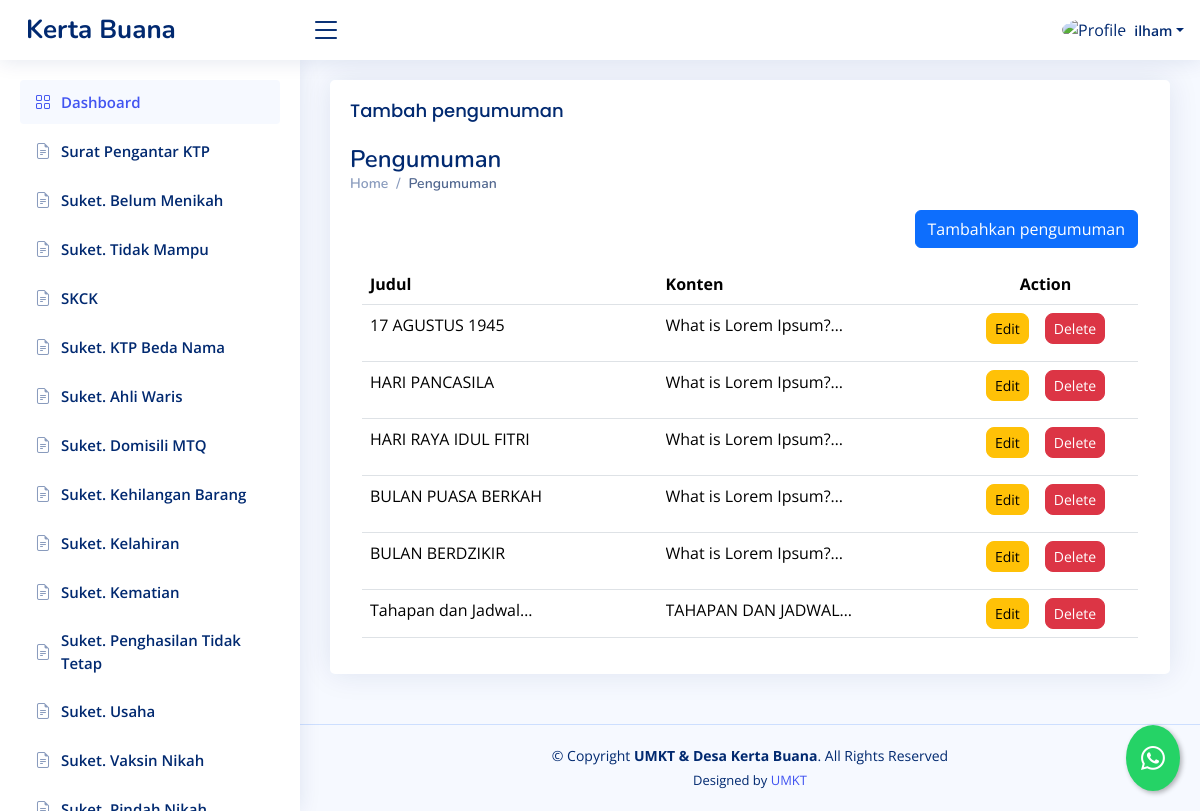
/dashboard/tambah-pengumuman/ (signed in), run on the app's committed database.
### dashboard/models.py (models this page shows, shortened)
class Pengumuman(models.Model):
    penulis = models.ForeignKey(User, on_delete=models.CASCADE, blank=True, null=True)
    judul = models.CharField(max_length=200)
    konten = models.TextField()
    date = models.DateTimeField(auto_now_add=True)
    picture = models.URLField(blank=True, null=True)

### dashboard/views.py (the view, shortened to what this page needs)
# urls.py: path("tambah-pengumuman/", pengumuman, name="pengumuman"),
@login_required
def pengumuman(request):
    template_name = "backend/pengumuman.html"
    annc = Pengumuman.objects.all()
    context = {
        "annc": annc
    }
    return render(request, template_name, context)

### templates/backend/pengumuman.html (shortened to what this page needs)
{% extends "backend/base_ui.html" %} {% load static %} {% load custom_filters %} {% block konten %}
<div class="card">
  <div class="card-body">
    <h5 class="card-title">Tambah pengumuman</h5>
    <div>
      <div class="pagetitle">
        <h1>Pengumuman</h1>
        <nav>
          <ol class="breadcrumb">
            <li class="breadcrumb-item"><a href="{% url 'dashboard' %}">Home</a></li>
            <li class="breadcrumb-item active">Pengumuman</li>
          </ol>
        </nav>
      </div>
      {% if value %}
      <div class="card">
        <div class="card-body">
          <h5 class="card-title">Pengumuman</h5>
          <form
            class="g-5"
            method="post"
            action="{% url 'edit_pengumuman' value.id %}"
            enctype="multipart/form-data"
          >
            {% csrf_token %}
            <div class="col-12">
              <label for="inputJudul" class="form-label">Judul</label>
              <input
                type="text"
                class="form-control"
                id="inputJudul"
                value="{{ value.judul }}"
                name="inputJudul"
              />
            </div>
            <div class="col-12">
              <label for="inputKonten" class="form-label">Konten</label>
              <textarea name="inputKonten">{{ value.konten | safe }}"</textarea>
            </div>
            <div class="row mb-3">
              <label for="inputNumber" class="form-label">Upload gambar</label>
              <div class="col-sm-10">
                <input
                  class="form-control"
                  type="file"
                  id="formFile"
                  name="inputGambar"
                />
              </div>
            </div>
            <div class="row mb-3">
              <div class="col-sm-10 gap-5">
                <a href="{% url 'pengumuman' %}">
                  <button class="btn btn-secondary">Cancel</button>
                </a>
                <button type="submit" class="btn btn-primary">Submit</button>
              </div>
            </div>
          </form>
        </div>
      </div>
      {% else %}
      <div class="container-fluid">
        <div class="d-flex justify-content-end mb-3">
          <button
            type="button"
            class="btn btn-primary"
            data-bs-toggle="modal"
            data-bs-target="#formModal"
          >
            Tambahkan pengumuman
          </button>
        </div>
        <div class="table-responsive">
          <table class="table datatable">
            <thead>
              <tr>
                <th>Judul</th>
                <th>Konten</th>
                <th class="text-center">Action</th>
              </tr>
            </thead>
            <tbody>
              {% for pengumuman in annc %}
              <tr>
                <td>
                  <div
                    style="
                      display: -webkit-box;
                      -webkit-box-orient: vertical;
                      -webkit-line-clamp: 1;
                      line-clamp: 1;
                      overflow: hidden;
                      overflow-wrap: break-word;
                      word-wrap: break-word;
                      hyphens: auto;
                      max-width: 200px;
                    "
                  >
                    <p>{{ pengumuman.judul }}</p>
                  </div>
                </td>
                <td>
                  <div
                    style="
                      display: -webkit-box;
                      -webkit-box-orient: vertical;
                      -webkit-line-clamp: 1;
                      line-clamp: 1;
                      overflow: hidden;
                      overflow-wrap: break-word;
                      word-wrap: break-word;
                      hyphens: auto;
                      max-width: 200px;
                    "
                  >
                    <p>{{ pengumuman.konten|striptags }}</p>
                  </div>
                </td>
                <td class="text-center">
                  <div
                    class="btn-group gap-3"
                    role="group"
                    aria-label="Action buttons"
                  >
                    <a
                      href="{% url 'edit_pengumuman' pengumuman.id %}"
                      class="text-decoration-none"
                    >
                      <button
                        type="button"
                        class="btn btn-warning btn-sm rounded-3"
                      >
                        Edit
                      </button>
                    </a>
                    <a
                      href="{% url 'delete_pengumuman' pengumuman.id %}"
                      class="text-decoration-none"
                    >
                      <button
                        type="button"
                        class="btn btn-danger btn-sm rounded-3"
                      >
                        Delete
                      </button>
                    </a>
                  </div>
                </td>
              </tr>
              {% endfor %}
            </tbody>
          </table>
        </div>
      </div>
      {% endif %}
    </div>
  </div>
</div>
{% endblock konten %}

### templates/backend/base_ui.html (shortened to what this page needs)
{% load static %}
<!DOCTYPE html>
<html lang="en">
  <head>
    <link
      href="{% static 'backend/vendor/bootstrap/css/bootstrap.min.css'%}"
      rel="stylesheet"
    />
    <link
      href="{% static 'backend/vendor/bootstrap-icons/bootstrap-icons.css'%}"
      rel="stylesheet"
    />
    <link
      href="{% static 'backend/vendor/boxicons/css/boxicons.min.css'%}"
      rel="stylesheet"
    />
    <link
      href="{% static 'backend/vendor/quill/quill.snow.css'%}"
      rel="stylesheet"
    />
    <link
      href="{% static 'backend/vendor/quill/quill.bubble.css'%}"
      rel="stylesheet"
    />
    <link
      href="{% static 'backend/vendor/remixicon/remixicon.css'%}"
      rel="stylesheet"
    />
    <link
      href="{% static 'backend/vendor/simple-datatables/style.css'%}"
      rel="stylesheet"
    />
    <link href="{% static 'backend/css/style.css'%}" rel="stylesheet" />
  </head>
  <body>
    <header id="header" class="header fixed-top d-flex align-items-center">
      <div class="d-flex align-items-center justify-content-between">
        <a href="{% url 'welcome'%}" class="logo d-flex align-items-center">
          <span class="d-none d-lg-block">Kerta Buana</span>
        </a>
        <i class="bi bi-list toggle-sidebar-btn"></i>
      </div>
      <nav class="header-nav ms-auto">
        <ul class="d-flex align-items-center">
          <li class="nav-item dropdown pe-3">
            <a
              class="nav-link nav-profile d-flex align-items-center pe-0"
              href="#"
              data-bs-toggle="dropdown"
            >
              {% if user.is_superuser %}
              <img
                src="{% static 'backend/img/orang.png'%}"
                alt="Profile"
                class="rounded-circle"
              />
              {% else %}
              <img
                src="{% static 'backend/img/family.png'%}"
                alt="Profile"
                class="rounded-circle"
              />
              {% endif %}
              <span class="d-none d-md-block dropdown-toggle ps-2"
                >{{request.user.username}}</span
              > </a
            >
          </li>
        </ul>
      </nav>
    </header>
    <aside id="sidebar" class="sidebar">
      <ul class="sidebar-nav" id="sidebar-nav">
        <li class="nav-item">
          <a class="nav-link" href="{% url 'dashboard'%}">
            <i class="bi bi-grid"></i>
            <span>Dashboard</span>
          </a>
        </li>
        {% if user.is_superuser %}
        <li class="nav-item">
          <a
            class="nav-link collapsed"
            data-bs-target="#forms-nav"
            data-bs-toggle="collapse"
            href="#"
          >
            <i class="bi bi-journal-text"></i><span>Surat</span
            ><i class="bi bi-chevron-down ms-auto"></i>
          </a>
          <ul
            id="forms-nav"
            class="nav-content collapse"
            data-bs-parent="#sidebar-nav"
          >
            <li>
              <a href="{% url 'suketpermohonanktp' %}">
                <i class="bi bi-circle"></i><span>Surat Pengantar KTP</span>
              </a>
            </li>
            <li>
              <a href="{% url 'suketbelummenikah'%}">
                <i class="bi bi-circle"></i><span>Suket. Belum Menikah</span>
              </a>
            </li>
            <li>
              <a href="{% url 'sukettidakmampu'%}">
                <i class="bi bi-circle"></i><span>Suket. Tidak Mampu</span>
              </a>
            </li>
            <li>
              <a href="{% url 'skck'%}">
                <i class="bi bi-circle"></i><span>SKCK</span>
              </a>
            </li>
            <li>
              <a href="{% url 'suketktpbedanama'%}">
                <i class="bi bi-circle"></i><span>Suket. KTP Beda Nama</span>
              </a>
            </li>
            <li>
              <a href="{% url 'suketahliwaris' %}">
                <i class="bi bi-circle"></i><span>Suket. Ahli Waris</span>
              </a>
            </li>
            <li>
              <a href="{% url 'suketMTQ'%}">
                <i class="bi bi-circle"></i><span>Suket. Domisili MTQ</span>
              </a>
            </li>
            <li>
              <a href="{% url 'suketkehilangan' %}">
                <i class="bi bi-circle"></i
                ><span>Suket. Kehilangan Barang</span>
              </a>
            </li>
            <li>
              <a href="{% url 'suketkelahiran' %}">
                <i class="bi bi-circle"></i><span>Suket. Kelahiran</span>
              </a>
            </li>
            <li>
              <a href="{% url 'suketkematian' %}">
                <i class="bi bi-circle"></i><span>Suket. Kematian</span>
              </a>
            </li>
            <li>
              <a href="{% url 'suketpenghasilantidaktetap' %}">
                <i class="bi bi-circle"></i
                ><span>Suket. Penghasilan Tidak Tetap</span>
              </a>
            </li>
            <li>
              <a href="{% url 'suketusaha' %}">
                <i class="bi bi-circle"></i><span>Suket. Usaha</span>
              </a>
            </li>
            <li>
              <a href="{% url 'suketvaksinnikah' %}">
                <i class="bi bi-circle"></i><span>Suket. Vaksin Nikah</span>
              </a>
            </li>
            <li>
              <a href="{% url 'suketpindahnikah' %}">
                <i class="bi bi-circle"></i><span>Suket. Pindah Nikah</span>
              </a>
            </li>
            <li>
              <a href="{% url 'suketrekkeltani' %}">
                <i class="bi bi-circle"></i><span>Suket. Kelompok Tani</span>
              </a>
            </li>
          </ul>
        </li>
        {% else %}
        <li class="nav-item">
          <a class="nav-link collapsed" href="{% url 'suketpermohonanktp' %}">
            <i class="bi bi-file-earmark-text"></i
            ><span>Surat Pengantar KTP</span>
          </a>
        </li>
        <li class="nav-item">
          <a class="nav-link collapsed" href="{% url 'suketbelummenikah'%}">
            <i class="bi bi-file-earmark-text"></i
            ><span>Suket. Belum Menikah</span>
          </a>
        </li>
        <li class="nav-item">
          <a class="nav-link collapsed" href="{% url 'sukettidakmampu'%}">
            <i class="bi bi-file-earmark-text"></i
            ><span>Suket. Tidak Mampu</span>
          </a>
        </li>
        <li class="nav-item">
          <a class="nav-link collapsed" href="{% url 'skck'%}">
            <i class="bi bi-file-earmark-text"></i><span>SKCK</span>
          </a>
        </li>
        <li class="nav-item">
          <a class="nav-link collapsed" href="{% url 'suketktpbedanama'%}">
            <i class="bi bi-file-earmark-text"></i
            ><span>Suket. KTP Beda Nama</span>
          </a>
        </li>
        <li class="nav-item">
          <a class="nav-link collapsed" href="{% url 'suketahliwaris' %}">
            <i class="bi bi-file-earmark-text"></i
            ><span>Suket. Ahli Waris</span>
          </a>
        </li>
        <li class="nav-item">
          <a class="nav-link collapsed" href="{% url 'suketMTQ'%}">
            <i class="bi bi-file-earmark-text"></i
            ><span>Suket. Domisili MTQ</span>
          </a>
        </li>
        <li class="nav-item">
          <a class="nav-link collapsed" href="{% url 'suketkehilangan' %}">
            <i class="bi bi-file-earmark-text"></i
            ><span>Suket. Kehilangan Barang</span>
          </a>
        </li>
        <li class="nav-item">
          <a class="nav-link collapsed" href="{% url 'suketkelahiran' %}">
            <i class="bi bi-file-earmark-text"></i><span>Suket. Kelahiran</span>
          </a>
        </li>
        <li class="nav-item">
          <a class="nav-link collapsed" href="{% url 'suketkematian' %}">
            <i class="bi bi-file-earmark-text"></i><span>Suket. Kematian</span>
          </a>
        </li>
        <li class="nav-item">
          <a
            class="nav-link collapsed"
            href="{% url 'suketpenghasilantidaktetap' %}"
          >
            <i class="bi bi-file-earmark-text"></i
            ><span>Suket. Penghasilan Tidak Tetap</span>
          </a>
        </li>
        <li class="nav-item">
          <a class="nav-link collapsed" href="{% url 'suketusaha' %}">
            <i class="bi bi-file-earmark-text"></i><span>Suket. Usaha</span>
          </a>
        </li>
        <li class="nav-item">
          <a class="nav-link collapsed" href="{% url 'suketvaksinnikah' %}">
            <i class="bi bi-file-earmark-text"></i
            ><span>Suket. Vaksin Nikah</span>
          </a>
        </li>
        <li class="nav-item">
          <a class="nav-link collapsed" href="{% url 'suketpindahnikah' %}">
            <i class="bi bi-file-earmark-text"></i
            ><span>Suket. Pindah Nikah</span>
          </a>
        </li>
        {% endif %}
      </ul>
    </aside>
    <main id="main" class="main">
      {% block konten %}{% endblock konten %}
    </main>
    <footer id="footer" class="footer">
      <div class="copyright">
        &copy; Copyright <strong><span>UMKT & Desa Kerta Buana</span></strong
        >. All Rights Reserved
      </div>
      <div class="credits">
        Designed by <a href="https://www.umkt.ac.id/">UMKT</a>
      </div>
    </footer>
    <a
      href="https://wa.me/6282255462424?text=Halo,%20saya%20{{ request.user.last_name }}%20dengan%20nik%20{{ request.user.nik }}"
      class="whatsapp-float"
      target="_blank"
      title="Hubungi kami via WhatsApp"
    >
      <i class="bi bi-whatsapp"></i>
    </a>
  </body>
</html>

### data on the page
Pengumuman: judul "17 AGUSTUS 1945", konten "What is Lorem…"
Pengumuman: judul "HARI PANCASILA", konten "What is Lorem…"
Pengumuman: judul "HARI RAYA IDUL FITRI", konten "What is Lorem…"
Pengumuman: judul "BULAN PUASA BERKAH", konten "What is Lorem…"
Pengumuman: judul "BULAN BERDZIKIR", konten "What is Lorem…"
Pengumuman: judul "Tahapan dan…", konten "TAHAPAN DAN…"

### other printed values
{{ request.user.username }} "ilham"
